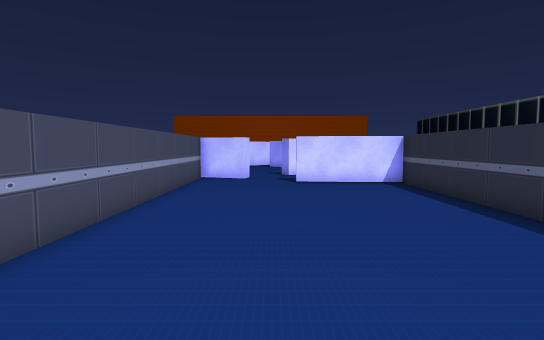
[1] (above)

17 first-person views from a walk through a 3-D level made in the Unity game engine. The camera is 1.5 m above the floor, tilts 4° down and sees 80° across. The floor is counted in squares, 1 m on a side. Each view is taken from the middle of a square. On the plan, view 1 faces up. The plan holds only what a view shows up to about 15 squares ahead; the rest is blank. The place goes on beyond the plan. The player character is not drawn. Some animated figures are not drawn.

[2]
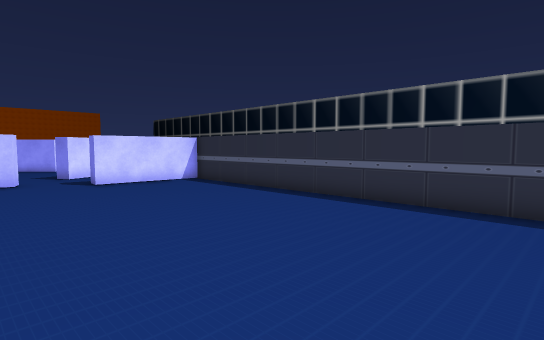

[3]
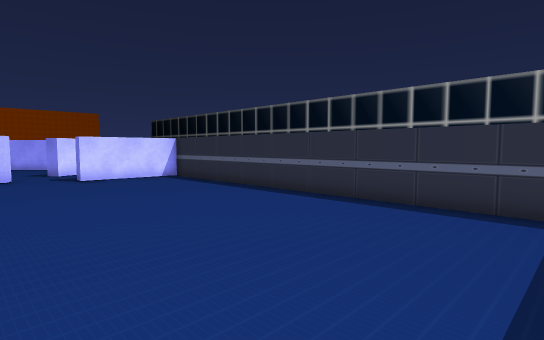

[4]
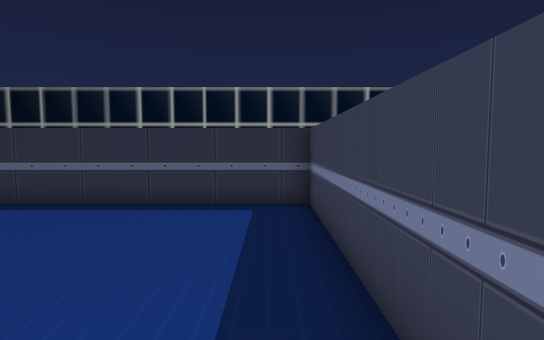

[5]
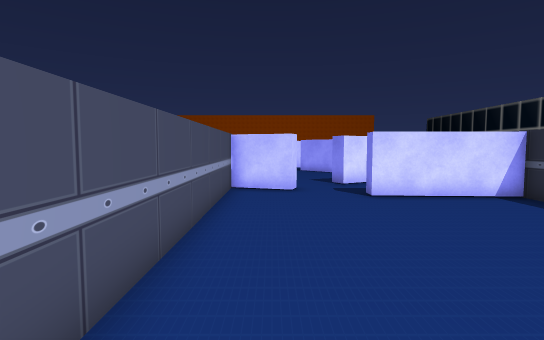

[6]
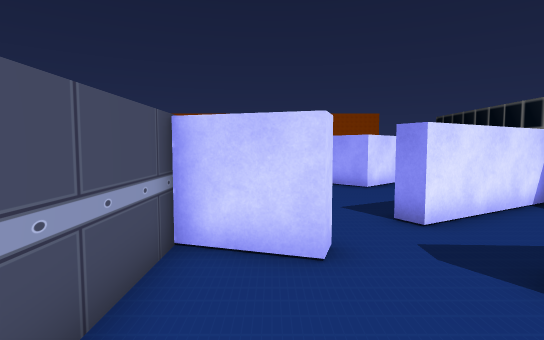

[7]
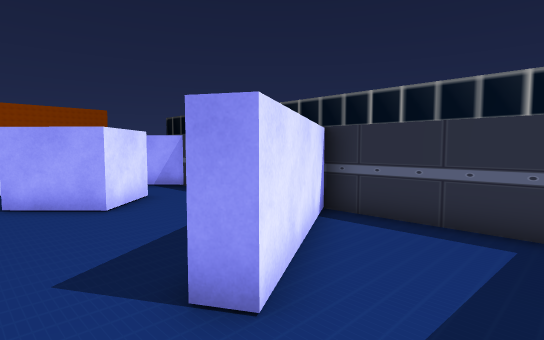

[8]
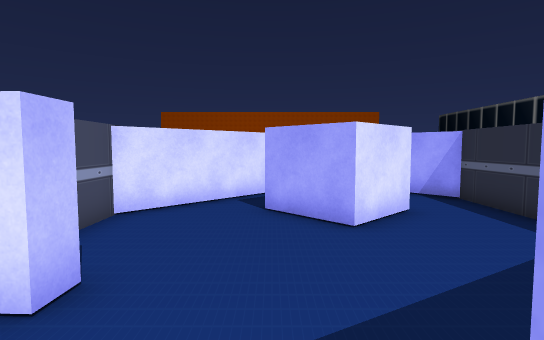

[9]
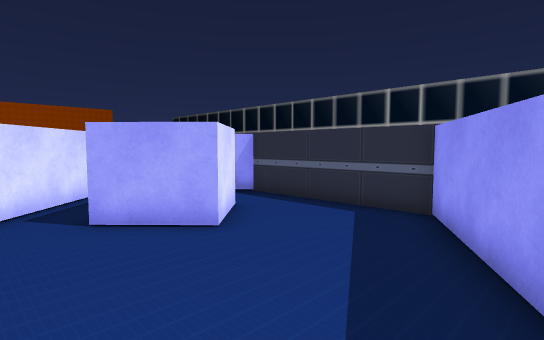

[10]
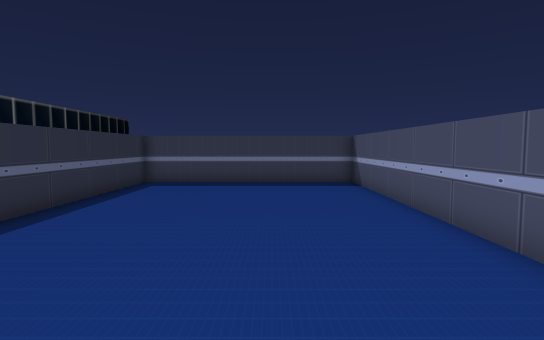

[11]
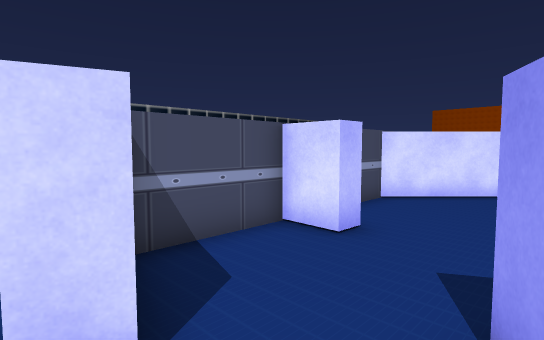

[12]
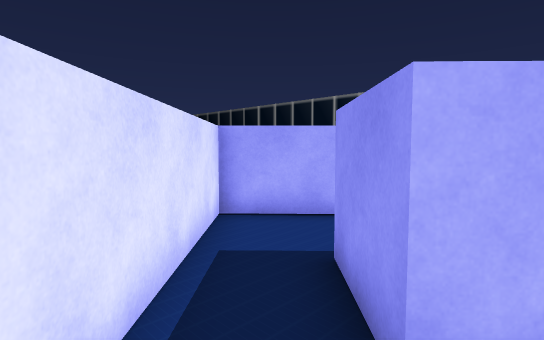

[13]
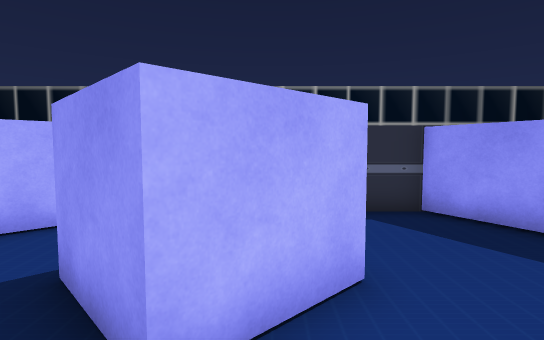

[14]
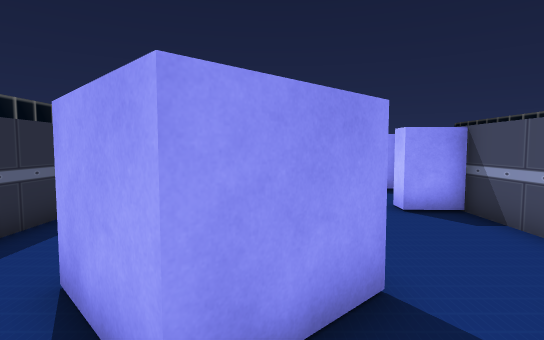

[15]
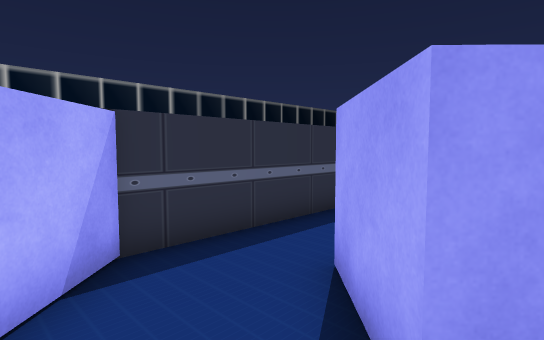

[16]
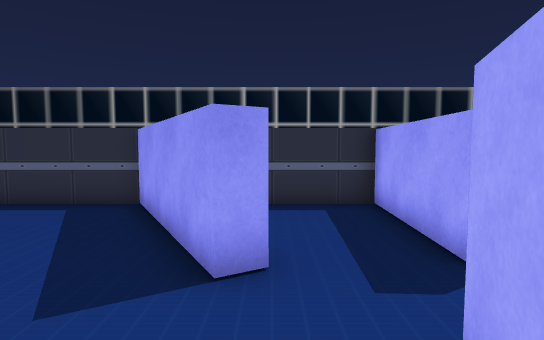

[17]
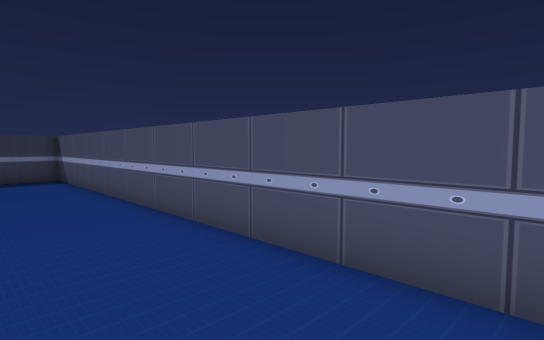

### Floor plan
Ten units are one square. View 1 is at (0, 0); x grows to the right and y downward. Boxes are objects, and circles mark ways between rooms. Rooms are numbered by the first view taken in them; rooms with no view inside come last. Other rooms are left out.
<svg viewBox="-40 -303 100 338">
<path fill="none" stroke="#000" d="M-11 -158 -13 -152 -35 -159 -35 30 55 30 55 -136 10 -138 11 -145 55 -143 55 -197 9 -170 5 -176M15 -230 -2 -247 16 -264 33 -246 15 -230M5 -176 55 -205 55 -264 22 -298 -35 -241 -35 -205 -21 -205 -21 -198 -35 -198 -35 -166 -11 -158"/>
<circle cx="-7" cy="-170" r="3" fill="#2a7"/>
<text x="10" y="-70">1</text>
<text x="10" y="-220">2</text>
</svg>
Room 1 opens to room 2.

Where each view was taken, in squares from view 1:
view 1: 0 up, 0 right, facing up
view 2: 0 up, 3 left, facing up-right
view 3: 2 down, 3 left, facing up-right
view 4: 2 down, 3 left, facing right
view 5: 4 up, 2 left, facing up
view 6: 11 up, 2 left, facing up
view 7: 15 up, 1 left, facing up-right
view 8: 17 up, 0 right, facing up
view 9: 18 up, 2 left, facing up-right
view 10: 11 up, 0 right, facing down
view 11: 15 up, 1 right, facing up-left
view 12: 24 up, 2 left, facing up-right
view 13: 24 up, 2 left, facing right
view 14: 28 up, 1 right, facing down
view 15: 28 up, 1 right, facing down-right
view 16: 17 up, 3 left, facing right
view 17: 14 up, 0 right, facing down-left
